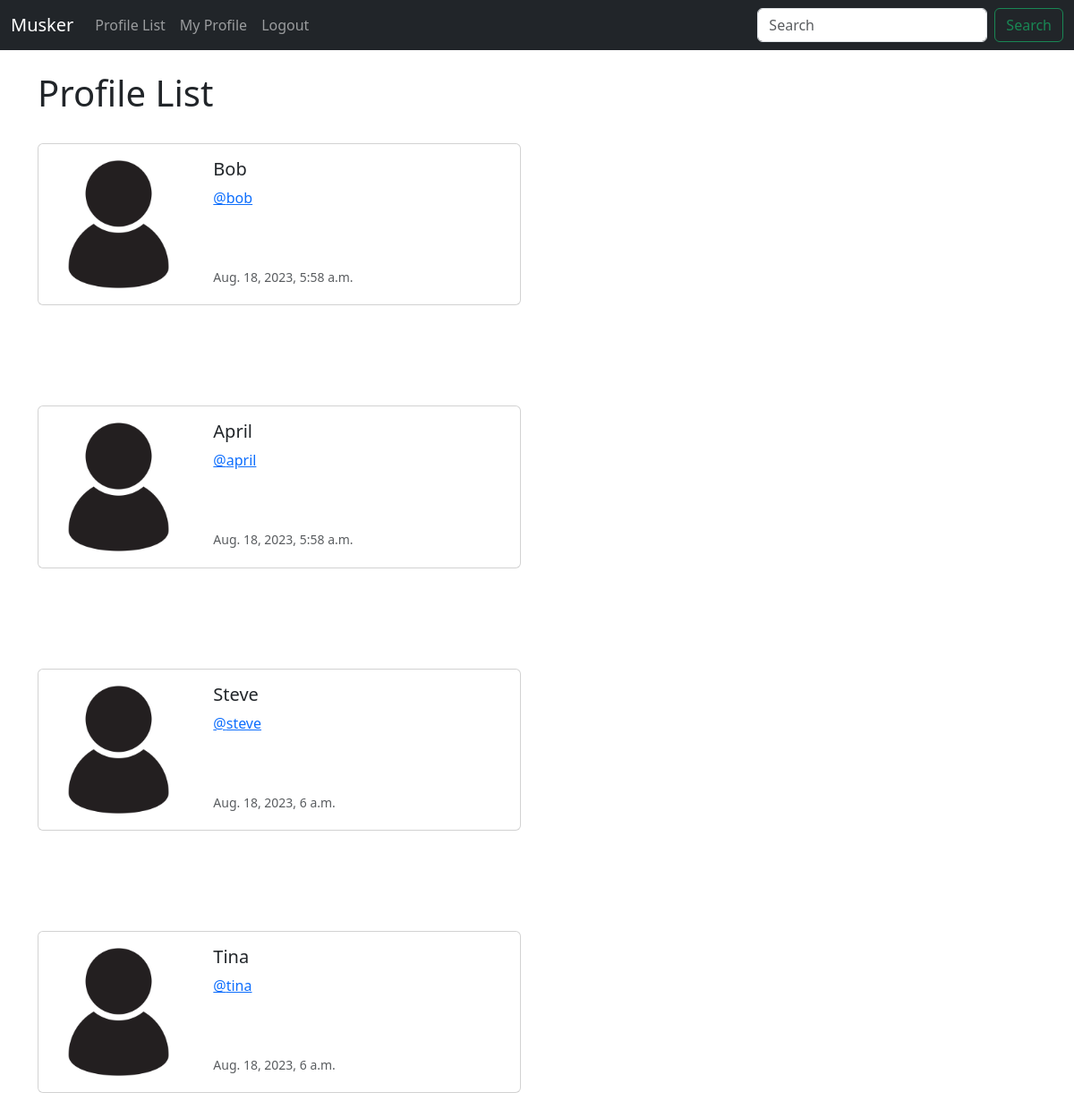
Screenshot of /profile_list/ (signed in) with the database file from the repository.
### musker/models.py (models this page shows, shortened)
class Profile(models.Model):
    user = models.OneToOneField(User, on_delete=models.CASCADE)
    follows = models.ManyToManyField("self",
                                     related_name="followed_by",
                                     symmetrical=False, #I can follow you, you dont have to follow me, vise versa
                                     blank=True)
    date_modified = models.DateTimeField(User, auto_now=True)

### musker/views.py (the view)
# urls.py: path('profile_list/', views.profile_list, name='profile_list'),
def profile_list(request):
    if request.user.is_authenticated:
        profiles = Profile.objects.exclude(user=request.user) # exclusing the current logged in user
        return render(request, 'profile_list.html', {"profiles" : profiles})
    else:
        messages.success(request, ("You Must Be Logged In!"))
        return redirect('home')

### musker/templates/profile_list.html
{% extends 'base.html' %}
{% load static %}
{% block content %}
 <h1>Profile List</h1>
 <br/>
    {% if profiles %}
        {% for profile in profiles %}
        <div class="card mb-3" style="max-width: 540px;">
            <div class="row g-0">
              <div class="col-md-4">
                <img src="{% static 'images/profile_icon.jpg' %}" class="img-fluid rounded-start" alt="...">
              </div>
              <div class="col-md-8">
                <div class="card-body">
                  <h5 class="card-title">{{ profile.user.username }}</h5>
                  <p class="card-text"> <a href="{% url 'profile' profile.user.id %}"> @{{ profile.user.username|lower }}</a></p> <br> <br>
                  <p class="card-text"><small class="text-body-secondary">{{ profile.date_modified }}</small></p>
                </div>
              </div>
            </div>
          </div>
          <br><br>
            <br/><br/>
        {% endfor %}
    {% endif %}
{% endblock content %}

### rows the page displays
Profile: user.username "Bob", user.username "bob", date_modified "Aug. 18, 2023, 5:58 a.m."
Profile: user.username "April", user.username "april", date_modified "Aug. 18, 2023, 5:58 a.m."
Profile: user.username "Steve", user.username "steve", date_modified "Aug. 18, 2023, 6 a.m."
Profile: user.username "Tina", user.username "tina", date_modified "Aug. 18, 2023, 6 a.m."
